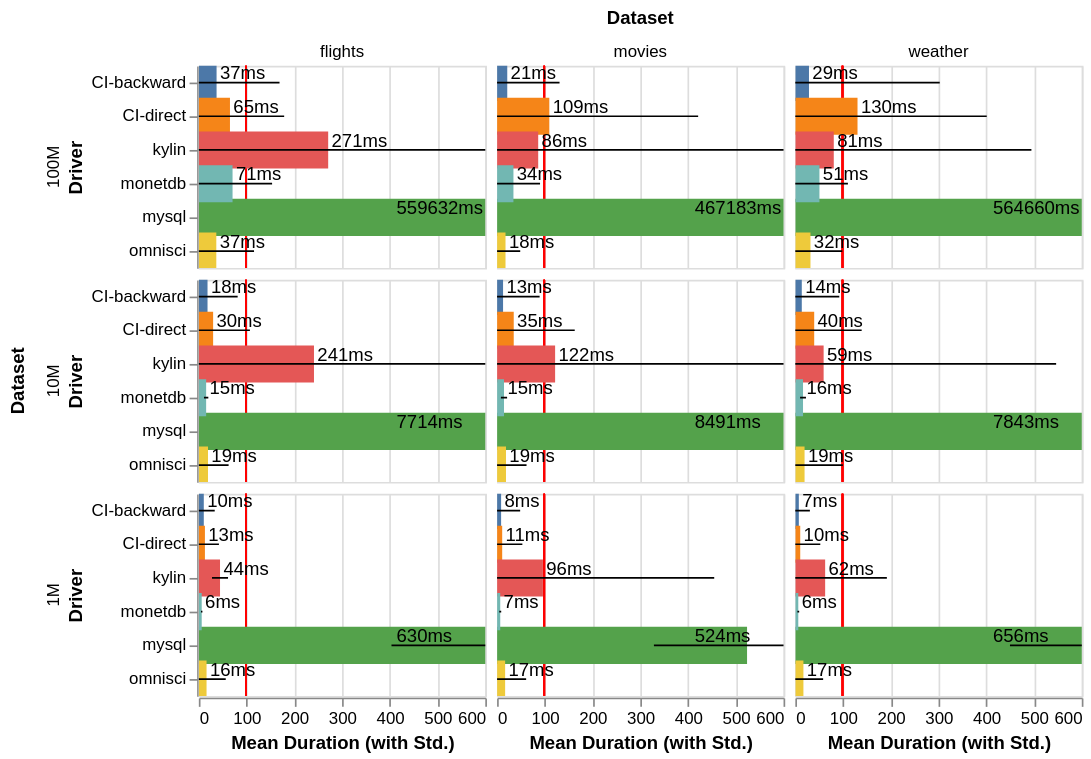

Vega-Lite specification for this chart:
### Vega-Lite specification from a JSON file in a GitHub repository (floating-point values rounded to 4 significant figures)
{"$schema": "https://vega.github.io/schema/vega-lite/v4.json", "description": "A simple bar chart with embedded data.", "data": {"values": [{"dataset_size": "1M", "dataset": "flights", "driver": "CI-backward", "meanDuration": 10.4, "countAnswered": 241401, "durationCiLower": 10.31, "durationCiUpper": 10.49, "durationStd": 22.87, "countViolated": 2717.0, "responseRate": 0.6819}, {"dataset_size": "1M", "dataset": "flights", "driver": "CI-direct", "meanDuration": 12.76, "countAnswered": 209883, "durationCiLower": 12.64, "durationCiUpper": 12.89, "durationStd": 29.33, "countViolated": 2754.0, "responseRate": 0.5917}, {"dataset_size": "1M", "dataset": "flights", "driver": "kylin", "meanDuration": 44.4, "countAnswered": 13594, "durationCiLower": 44.11, "durationCiUpper": 44.68, "durationStd": 16.79, "countViolated": 141.0, "responseRate": 0.03724}, {"dataset_size": "1M", "dataset": "flights", "driver": "mysql", "meanDuration": 629.6, "countAnswered": 4259, "durationCiLower": 622.8, "durationCiUpper": 636.4, "durationStd": 226.1, "countViolated": 4259.0, "responseRate": 0.0}, {"dataset_size": "1M", "dataset": "flights", "driver": "omnisci", "meanDuration": 16.18, "countAnswered": 107135, "durationCiLower": 15.94, "durationCiUpper": 16.42, "durationStd": 40.19, "countViolated": 1752.0, "responseRate": 0.2836}, {"dataset_size": "1M", "dataset": "flights", "driver": "monetdb", "meanDuration": 6.039, "countAnswered": 192504, "durationCiLower": 4.032, "durationCiUpper": 4.045, "durationStd": 1.496, "countViolated": 0, "responseRate": 0.505}, {"dataset_size": "1M", "dataset": "movies", "driver": "CI-backward", "meanDuration": 8.442, "countAnswered": 190876, "durationCiLower": 8.263, "durationCiUpper": 8.621, "durationStd": 39.9, "countViolated": 2579.0, "responseRate": 0.6714}, {"dataset_size": "1M", "dataset": "movies", "driver": "CI-direct", "meanDuration": 10.7, "countAnswered": 176556, "durationCiLower": 10.51, "durationCiUpper": 10.9, "durationStd": 42.26, "countViolated": 2914.0, "responseRate": 0.6193}, {"dataset_size": "1M", "dataset": "movies", "driver": "kylin", "meanDuration": 96.05, "countAnswered": 24060, "durationCiLower": 91.51, "durationCiUpper": 100.6, "durationStd": 358.8, "countViolated": 1649.0, "responseRate": 0.07843}, {"dataset_size": "1M", "dataset": "movies", "driver": "mysql", "meanDuration": 523.6, "countAnswered": 2896, "durationCiLower": 516.5, "durationCiUpper": 530.7, "durationStd": 195.1, "countViolated": 2896.0, "responseRate": 0.0}, {"dataset_size": "1M", "dataset": "movies", "driver": "omnisci", "meanDuration": 16.88, "countAnswered": 61668, "durationCiLower": 16.53, "durationCiUpper": 17.23, "durationStd": 44.01, "countViolated": 1191.0, "responseRate": 0.1977}, {"dataset_size": "1M", "dataset": "movies", "driver": "monetdb", "meanDuration": 6.618, "countAnswered": 171535, "durationCiLower": 3.608, "durationCiUpper": 3.628, "durationStd": 2.061, "countViolated": 0, "responseRate": 0.5605}, {"dataset_size": "1M", "dataset": "weather", "driver": "CI-backward", "meanDuration": 7.352, "countAnswered": 354766, "durationCiLower": 7.276, "durationCiUpper": 7.428, "durationStd": 23.17, "countViolated": 2412.0, "responseRate": 0.6816}, {"dataset_size": "1M", "dataset": "weather", "driver": "CI-direct", "meanDuration": 10.29, "countAnswered": 298197, "durationCiLower": 10.14, "durationCiUpper": 10.44, "durationStd": 42.04, "countViolated": 3529.0, "responseRate": 0.57}, {"dataset_size": "1M", "dataset": "weather", "driver": "kylin", "meanDuration": 62.48, "countAnswered": 46865, "durationCiLower": 61.31, "durationCiUpper": 63.65, "durationStd": 129.3, "countViolated": 2328.0, "responseRate": 0.08615}, {"dataset_size": "1M", "dataset": "weather", "driver": "mysql", "meanDuration": 655.6, "countAnswered": 3737, "durationCiLower": 649.0, "durationCiUpper": 662.2, "durationStd": 206.0, "countViolated": 3737.0, "responseRate": 0.0}, {"dataset_size": "1M", "dataset": "weather", "driver": "omnisci", "meanDuration": 16.97, "countAnswered": 128950, "durationCiLower": 16.74, "durationCiUpper": 17.19, "durationStd": 41.29, "countViolated": 1941.0, "responseRate": 0.2457}, {"dataset_size": "1M", "dataset": "weather", "driver": "monetdb", "meanDuration": 6.222, "countAnswered": 347244, "durationCiLower": 4.215, "durationCiUpper": 4.228, "durationStd": 1.916, "countViolated": 0, "responseRate": 0.6717}, {"dataset_size": "10M", "dataset": "flights", "driver": "CI-backward", "meanDuration": 18.22, "countAnswered": 195363, "durationCiLower": 17.94, "durationCiUpper": 18.5, "durationStd": 63.12, "countViolated": 8218.0, "responseRate": 0.5346}, {"dataset_size": "10M", "dataset": "flights", "driver": "CI-direct", "meanDuration": 29.95, "countAnswered": 133032, "durationCiLower": 29.53, "durationCiUpper": 30.36, "durationStd": 77.04, "countViolated": 9246.0, "responseRate": 0.3536}, {"dataset_size": "10M", "dataset": "flights", "driver": "kylin", "meanDuration": 241.2, "countAnswered": 18380, "durationCiLower": 224.1, "durationCiUpper": 258.3, "durationStd": 1182.0, "countViolated": 2907.0, "responseRate": 0.04059}, {"dataset_size": "10M", "dataset": "flights", "driver": "mysql", "meanDuration": 7714.0, "countAnswered": 523, "durationCiLower": 7519.0, "durationCiUpper": 7910.0, "durationStd": 2276.0, "countViolated": 523.0, "responseRate": 0.0}, {"dataset_size": "10M", "dataset": "flights", "driver": "omnisci", "meanDuration": 19.21, "countAnswered": 94519, "durationCiLower": 18.94, "durationCiUpper": 19.49, "durationStd": 43.15, "countViolated": 1493.0, "responseRate": 0.2597}, {"dataset_size": "10M", "dataset": "flights", "driver": "monetdb", "meanDuration": 15.32, "countAnswered": 84607, "durationCiLower": 15.29, "durationCiUpper": 15.35, "durationStd": 4.552, "countViolated": 0, "responseRate": 0.2253}, {"dataset_size": "10M", "dataset": "movies", "driver": "CI-backward", "meanDuration": 12.54, "countAnswered": 157941, "durationCiLower": 12.16, "durationCiUpper": 12.91, "durationStd": 76.57, "countViolated": 2818, "responseRate": 0.5429}, {"dataset_size": "10M", "dataset": "movies", "driver": "CI-direct", "meanDuration": 34.89, "countAnswered": 60678, "durationCiLower": 33.87, "durationCiUpper": 35.9, "durationStd": 127.8, "countViolated": 3293.0, "responseRate": 0.1974}, {"dataset_size": "10M", "dataset": "movies", "driver": "kylin", "meanDuration": 121.6, "countAnswered": 13696, "durationCiLower": 99.73, "durationCiUpper": 143.4, "durationStd": 1304.0, "countViolated": 907.0, "responseRate": 0.04375}, {"dataset_size": "10M", "dataset": "movies", "driver": "mysql", "meanDuration": 8491.0, "countAnswered": 235, "durationCiLower": 8225.0, "durationCiUpper": 8756.0, "durationStd": 2067.0, "countViolated": 235.0, "responseRate": 0.0}, {"dataset_size": "10M", "dataset": "movies", "driver": "omnisci", "meanDuration": 18.68, "countAnswered": 54288, "durationCiLower": 18.32, "durationCiUpper": 19.05, "durationStd": 43.02, "countViolated": 818.0, "responseRate": 0.183}, {"dataset_size": "10M", "dataset": "movies", "driver": "monetdb", "meanDuration": 14.52, "countAnswered": 64963, "durationCiLower": 14.47, "durationCiUpper": 14.57, "durationStd": 6.489, "countViolated": 0, "responseRate": 0.2123}, {"dataset_size": "10M", "dataset": "weather", "driver": "CI-backward", "meanDuration": 13.55, "countAnswered": 243840, "durationCiLower": 13.24, "durationCiUpper": 13.86, "durationStd": 78.59, "countViolated": 6576.0, "responseRate": 0.456}, {"dataset_size": "10M", "dataset": "weather", "driver": "CI-direct", "meanDuration": 39.54, "countAnswered": 78870, "durationCiLower": 38.84, "durationCiUpper": 40.23, "durationStd": 99.42, "countViolated": 6793.0, "responseRate": 0.136}, {"dataset_size": "10M", "dataset": "weather", "driver": "kylin", "meanDuration": 59.3, "countAnswered": 40449, "durationCiLower": 54.56, "durationCiUpper": 64.05, "durationStd": 487.0, "countViolated": 706.0, "responseRate": 0.07681}, {"dataset_size": "10M", "dataset": "weather", "driver": "mysql", "meanDuration": 7843.0, "countAnswered": 531, "durationCiLower": 7657.0, "durationCiUpper": 8029.0, "durationStd": 2180.0, "countViolated": 531.0, "responseRate": 0.0}, {"dataset_size": "10M", "dataset": "weather", "driver": "omnisci", "meanDuration": 19.37, "countAnswered": 113585, "durationCiLower": 18.91, "durationCiUpper": 19.84, "durationStd": 80.22, "countViolated": 1734.0, "responseRate": 0.216}, {"dataset_size": "10M", "dataset": "weather", "driver": "monetdb", "meanDuration": 16.14, "countAnswered": 130235, "durationCiLower": 16.11, "durationCiUpper": 16.17, "durationStd": 6.147, "countViolated": 1, "responseRate": 0.2519}, {"dataset_size": "100M", "dataset": "flights", "driver": "CI-backward", "meanDuration": 37.16, "countAnswered": 106938, "durationCiLower": 36.37, "durationCiUpper": 37.95, "durationStd": 131.9, "countViolated": 8747.0, "responseRate": 0.2784}, {"dataset_size": "100M", "dataset": "flights", "driver": "CI-direct", "meanDuration": 65.21, "countAnswered": 42298, "durationCiLower": 64.13, "durationCiUpper": 66.29, "durationStd": 113.5, "countViolated": 6824.0, "responseRate": 0.1004}, {"dataset_size": "100M", "dataset": "flights", "driver": "kylin", "meanDuration": 270.9, "countAnswered": 13788, "durationCiLower": 234.6, "durationCiUpper": 307.2, "durationStd": 2174.0, "countViolated": 1078.0, "responseRate": 0.03232}, {"dataset_size": "100M", "dataset": "flights", "driver": "mysql", "meanDuration": 559600.0, "countAnswered": 25, "durationCiLower": 504800.0, "durationCiUpper": 614500.0, "durationStd": 132800.0, "countViolated": 25.0, "responseRate": 0.0}, {"dataset_size": "100M", "dataset": "flights", "driver": "omnisci", "meanDuration": 36.61, "countAnswered": 49860, "durationCiLower": 35.92, "durationCiUpper": 37.31, "durationStd": 79.03, "countViolated": 2078.0, "responseRate": 0.1307}, {"dataset_size": "100M", "dataset": "flights", "driver": "monetdb", "meanDuration": 70.63, "countAnswered": 25062, "durationCiLower": 69.61, "durationCiUpper": 71.66, "durationStd": 82.82, "countViolated": 7679, "responseRate": 0.0461}, {"dataset_size": "100M", "dataset": "movies", "driver": "CI-backward", "meanDuration": 21.32, "countAnswered": 65264, "durationCiLower": 20.48, "durationCiUpper": 22.16, "durationStd": 109.5, "countViolated": 1846.0, "responseRate": 0.219}, {"dataset_size": "100M", "dataset": "movies", "driver": "CI-direct", "meanDuration": 109.4, "countAnswered": 15700, "durationCiLower": 104.6, "durationCiUpper": 114.3, "durationStd": 311.7, "countViolated": 2071.0, "responseRate": 0.04413}, {"dataset_size": "100M", "dataset": "movies", "driver": "kylin", "meanDuration": 86.14, "countAnswered": 15603, "durationCiLower": 69.42, "durationCiUpper": 102.9, "durationStd": 1066.0, "countViolated": 610.0, "responseRate": 0.05248}, {"dataset_size": "100M", "dataset": "movies", "driver": "mysql", "meanDuration": 467200.0, "countAnswered": 17, "durationCiLower": 390400.0, "durationCiUpper": 544000.0, "durationStd": 149300.0, "countViolated": 17.0, "responseRate": 0.0}, {"dataset_size": "100M", "dataset": "movies", "driver": "omnisci", "meanDuration": 17.68, "countAnswered": 57050, "durationCiLower": 17.43, "durationCiUpper": 17.93, "durationStd": 30.8, "countViolated": 1001.0, "responseRate": 0.1831}, {"dataset_size": "100M", "dataset": "movies", "driver": "monetdb", "meanDuration": 34.29, "countAnswered": 30252, "durationCiLower": 33.66, "durationCiUpper": 34.91, "durationStd": 55.7, "countViolated": 1594, "responseRate": 0.09133}, {"dataset_size": "100M", "dataset": "weather", "driver": "CI-backward", "meanDuration": 28.62, "countAnswered": 124659, "durationCiLower": 27.1, "durationCiUpper": 30.14, "durationStd": 273.9, "countViolated": 3414.0, "responseRate": 0.2311}, {"dataset_size": "100M", "dataset": "weather", "driver": "CI-direct", "meanDuration": 130.3, "countAnswered": 19423, "durationCiLower": 126.5, "durationCiUpper": 134.1, "durationStd": 270.6, "countViolated": 3119.0, "responseRate": 0.02984}, {"dataset_size": "100M", "dataset": "weather", "driver": "kylin", "meanDuration": 80.55, "countAnswered": 16646, "durationCiLower": 74.26, "durationCiUpper": 86.83, "durationStd": 414.0, "countViolated": 611.0, "responseRate": 0.03099}, {"dataset_size": "100M", "dataset": "weather", "driver": "mysql", "meanDuration": 564700.0, "countAnswered": 35, "durationCiLower": 518100.0, "durationCiUpper": 611200.0, "durationStd": 135500.0, "countViolated": 35.0, "responseRate": 0.0}, {"dataset_size": "100M", "dataset": "weather", "driver": "omnisci", "meanDuration": 31.72, "countAnswered": 73135, "durationCiLower": 31.24, "durationCiUpper": 32.21, "durationStd": 66.77, "countViolated": 2329.0, "responseRate": 0.1358}, {"dataset_size": "100M", "dataset": "weather", "driver": "monetdb", "meanDuration": 50.54, "countAnswered": 56871, "durationCiLower": 50.05, "durationCiUpper": 51.03, "durationStd": 59.61, "countViolated": 7899, "responseRate": 0.0934}]}, "transform": [{"calculate": "round(datum.meanDuration) + 'ms'", "as": "durationNice"}, {"calculate": "clamp(datum.meanDuration,0,407)", "as": "durationTextPos"}], "facet": {"row": {"field": "dataset_size", "type": "ordinal", "title": "Dataset", "header": {"labelPadding": 2, "titlePadding": 0}}, "column": {"field": "dataset", "type": "nominal", "title": "Dataset", "header": {"labelPadding": 2, "titlePadding": 0}}}, "config": {"facet": {"spacing": 5}}, "spec": {"height": 120, "width": 170, "layer": [{"mark": {"type": "rule", "color": "red"}, "encoding": {"x": {"value": 28}}}, {"mark": {"type": "bar", "clip": true, "height": 22}, "encoding": {"y": {"field": "driver", "type": "nominal", "title": "Driver"}, "x": {"field": "meanDuration", "type": "quantitative", "scale": {"domain": [0, 600]}, "title": "Mean Duration (with Std.)"}, "color": {"field": "driver", "type": "nominal", "title": "Query method", "legend": null}}}, {"mark": {"type": "errorbar", "clip": true}, "encoding": {"x": {"field": "meanDuration", "type": "quantitative", "scale": {"domain": [0, 600]}, "title": "Mean Duration (with Std.)"}, "xError": {"field": "durationStd"}, "y": {"field": "driver", "type": "nominal", "title": "Driver"}}}, {"mark": {"type": "text", "align": "left", "baseline": "middle", "clip": true, "dy": -5, "dx": 2}, "encoding": {"text": {"field": "durationNice", "type": "nominal"}, "y": {"field": "driver", "type": "nominal", "title": "Driver"}, "x": {"field": "durationTextPos", "type": "quantitative"}}}]}}
